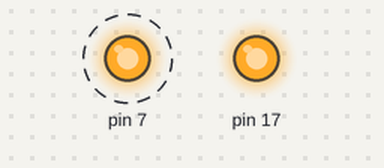
This sketch was run on a simulated Arduino Uno, built with avr-gcc and run on an emulated ATmega328P. Parts: output pins drawn as LEDs (lit = HIGH). Dashed ring = blinking.

Above: at 0.2 s.
Timing chart, 0 to 3.0 s (numbered marks = the images above):
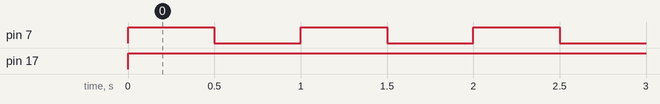

The sketch:

Registradores_em_C_super.ino
```cpp
//Arduino UNO
//PORTB: PB0 a PB5 (8 a 13)
//PORTC: PC0 a PC5 (A0 a A5)
//PORTD: PD0 a PD7 (0 a 7)
//pino 7 é PD7   DDRD |=(1 << DDD7); igual a  pinMode(7, OUTPUT);
//pino 13 é PB5  DDRB |=(1 << DDB5);
#define F_CPU 16000000UL
#include <avr/io.h>
#include <util/delay.h>

#define SetBit(RES, BIT)(RES |= (1 << BIT))   // Por BIT em nível alto
#define ClrBit(RES, BIT)(RES &= ~ (1 << BIT)) // Por BIT em nível baixo
#define TstBit(RES, BIT)(RES &  (1 << BIT)) // testar BIT, retorna 0 ou 1
#define CplBit(RES, BIT)(RES ^= (1 << BIT)) // Inverter estado do BIT

int main() {
  // BIT 76543210
  SetBit(DDRC, PC3);
  SetBit(PORTC, PC3);
  SetBit(DDRD, PD7);  //Pino 13 como saída.
  while ( true ) {
//    ClrBit(PORTB, PB5); // bit PB5 LOM
//    _delay_ms( 500 );
//    SetBit(PORTB, PB5); // bit PB5 HIGH
//    _delay_ms( 500 );

    CplBit(PORTD, PD7);
    _delay_ms( 500 );


  }
  return 0;
}
```

Measured:
- by itself, pin 7: alternates HIGH for 0.50 s and LOW for 0.50 s
- by itself, pin 17: LOW → HIGH at 0.00 s
